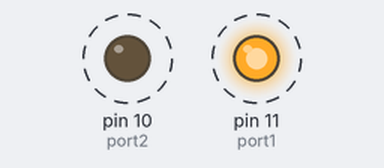
Simulated run of this program. Board: Raspberry Pi (header pin numbers). Shown: output pins drawn as LEDs (lit = HIGH). Dashed ring = blinking.

Above: at 0.1 s.
Timing chart, 0 to 3.0 s (numbered marks = the images above):
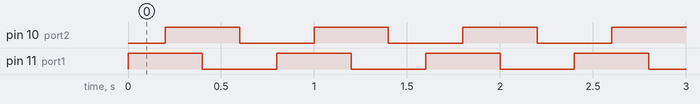

The program:

gpio-onoff.py
```python
import RPi.GPIO as GPIO
import time

port1 = 11
port2 = 10
pause = 0.2

def init():
	GPIO.setmode(GPIO.BOARD)
	GPIO.setup(port1, GPIO.OUT)
	GPIO.setup(port2, GPIO.OUT)

def pon(port):
	GPIO.output(port, GPIO.HIGH)

def poff(port):
	GPIO.output(port, GPIO.LOW)

def main():
	while(True):
		pon(port1)
		time.sleep(pause)
		pon(port2)
		time.sleep(pause)
		poff(port1)
		time.sleep(pause)
		poff(port2)
		time.sleep(pause)

try:
	init()
	main()
except KeyboardInterrupt:
	GPIO.cleanup()
```

Measured:
- by itself, pin 10 (port2), pin 11 (port1): alternates HIGH for 0.40 s and LOW for 0.40 s
- by itself, everything shown: repeats every 0.80 s, in 4 steps
